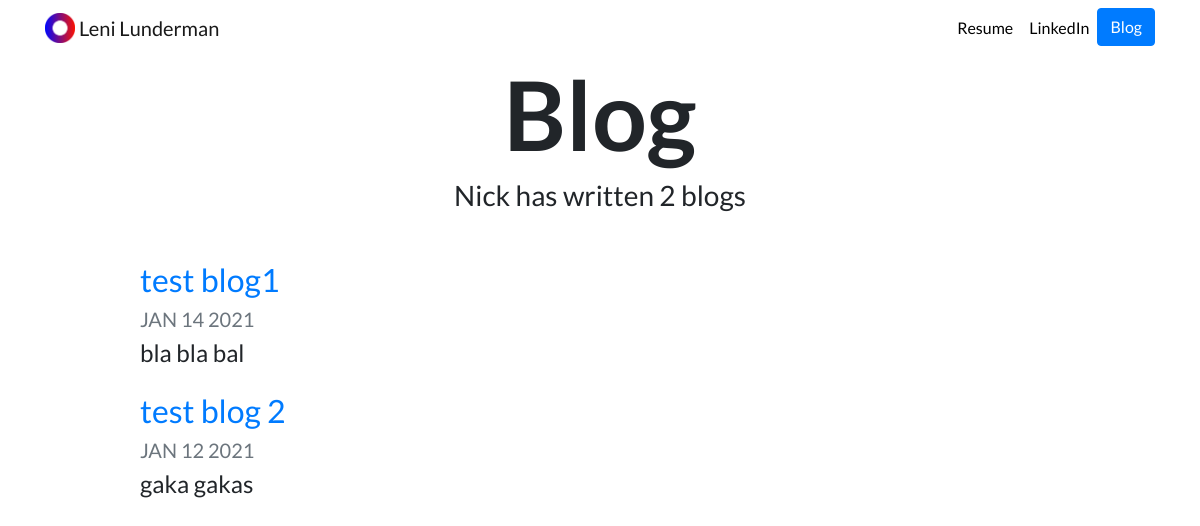
/blog/, run on an earlier commit of the app's database.
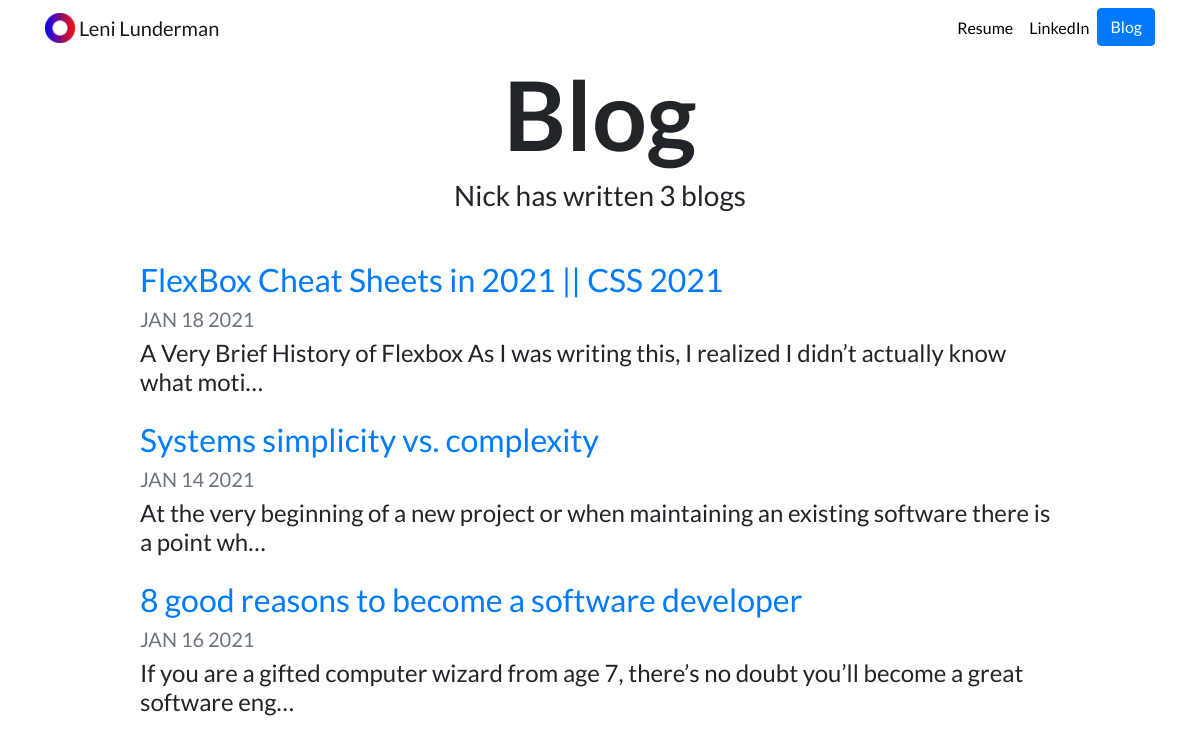
And on a later commit of the database.
### blog/models.py (models this page shows, shortened)
class Blog(models.Model):
    title = models.CharField(max_length=200)
    description = models.TextField()
    date = models.DateField()

### blog/views.py (the view)
# urls.py: path('', views.all_blogs, name='all_blogs'),
def all_blogs(request):
    blogs = Blog.objects.all()
    return render(request,'blog/all_blogs.html', {'blogs': blogs})

### blog/templates/blog/all_blogs.html
{% extends "portfolio/base.html" %}
{% load static %}
{% block content %}
<h1 id="blogtitle" class="font-weight-bold text-center">Blog</h1>
<h3 class="text-center mb-5">Nick has written {{ blogs.count }} blog{{ blogs.count|pluralize }}</h3>
{% for blog in blogs %}
<div class="row justify-content-center my-3">
  <div class="col-md-10">
    <a href="{% url 'blog:detail' blog.id %}">
      <h2>{{ blog.title }}</h2>
    </a>
    <h5 class="text-muted">{{ blog.date|date:'M d Y'|upper }}</h5>
    <h4>{{ blog.description|striptags|truncatechars:100 }}</h4>
  </div>
</div>
{% endfor %}
{% endblock %}

What changed in the data, as far as the page shows it:
removed Blog: title "test blog1", date "JAN 14 2021", description "bla bla bal"
removed Blog: title "test blog 2", date "JAN 12 2021", description "gaka gakas"
added Blog: title "FlexBox Cheat Sheets in 2021 || CSS 2021", date "JAN 18 2021", description "A Very Brief History of Flexbox As I was writing this, I realized I didn’t actually know what moti…"
added Blog: title "Systems simplicity vs. complexity", date "JAN 14 2021", description "At the very beginning of a new project or when maintaining an existing software there is a point wh…"
added Blog: title "8 good reasons to become a software developer", date "JAN 16 2021", description "If you are a gifted computer wizard from age 7, there’s no doubt you’ll become a great software eng…"
Also different on the page:
{{ blogs.count }}: "2" → "3"
